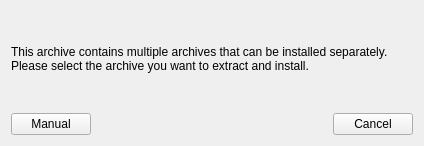
<?xml version="1.0" encoding="UTF-8"?>
<ui version="4.0">
 <class>MultiArchiveDialog</class>
 <widget class="QDialog" name="MultiArchiveDialog">
  <property name="geometry">
   <rect>
    <x>0</x>
    <y>0</y>
    <width>424</width>
    <height>146</height>
   </rect>
  </property>
  <property name="windowTitle">
   <string>Bundled archives</string>
  </property>
  <layout class="QVBoxLayout" name="verticalLayout">
   <item>
    <widget class="QLabel" name="label_2">
     <property name="text">
      <string>This archive contains multiple archives that can be installed separately. Please select the archive you want to extract and install.</string>
     </property>
     <property name="wordWrap">
      <bool>true</bool>
     </property>
    </widget>
   </item>
   <item>
    <layout class="QVBoxLayout" name="middleLayout"/>
   </item>
   <item>
    <layout class="QHBoxLayout" name="horizontalLayout">
     <item>
      <widget class="QPushButton" name="manualBtn">
       <property name="toolTip">
        <string>Opens a Dialog that allows custom modifications.</string>
       </property>
       <property name="whatsThis">
        <string>Opens a Dialog that allows custom modifications.</string>
       </property>
       <property name="text">
        <string>Manual</string>
       </property>
       <property name="autoDefault">
        <bool>false</bool>
       </property>
      </widget>
     </item>
     <item>
      <spacer name="horizontalSpacer">
       <property name="orientation">
        <enum>Qt::Horizontal</enum>
       </property>
       <property name="sizeHint" stdset="0">
        <size>
         <width>40</width>
         <height>20</height>
        </size>
       </property>
      </spacer>
     </item>
     <item>
      <widget class="QPushButton" name="cancelBtn">
       <property name="text">
        <string>Cancel</string>
       </property>
       <property name="autoDefault">
        <bool>false</bool>
       </property>
      </widget>
     </item>
    </layout>
   </item>
  </layout>
 </widget>
 <resources/>
 <connections/>
</ui>
